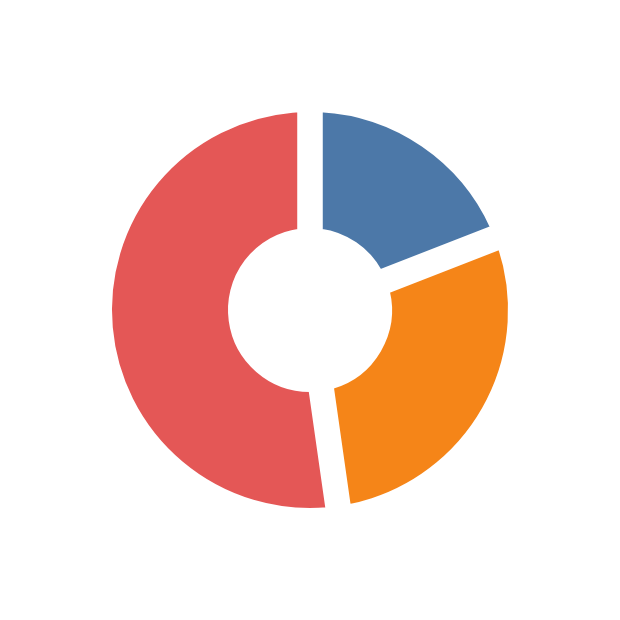

Vega-Lite specification for this chart:
### Vega specification from a JSON file in a GitHub repository (floating-point values rounded to 4 significant figures)
{"$schema": "https://vega.github.io/schema/vega/v6.json", "width": 300, "height": 300, "padding": 5, "autosize": "none", "background": "white", "data": [{"name": "t", "values": [{"i": 0, "a0": 0, "a1": 1.2, "ir": 40, "or": 100}, {"i": 1, "a0": 1.2, "a1": 3.0, "ir": 40, "or": 100}, {"i": 2, "a0": 3.0, "a1": 6.283, "ir": 40, "or": 100}]}], "scales": [{"name": "c", "type": "ordinal", "domain": {"data": "t", "field": "i"}, "range": "category"}], "marks": [{"type": "arc", "from": {"data": "t"}, "encode": {"update": {"x": {"value": 150}, "y": {"value": 150}, "startAngle": {"field": "a0"}, "endAngle": {"field": "a1"}, "innerRadius": {"field": "ir"}, "outerRadius": {"field": "or"}, "fill": {"scale": "c", "field": "i"}, "stroke": {"value": "white"}, "strokeWidth": {"value": 2}, "padAngle": {"value": 0.1}}}}]}
